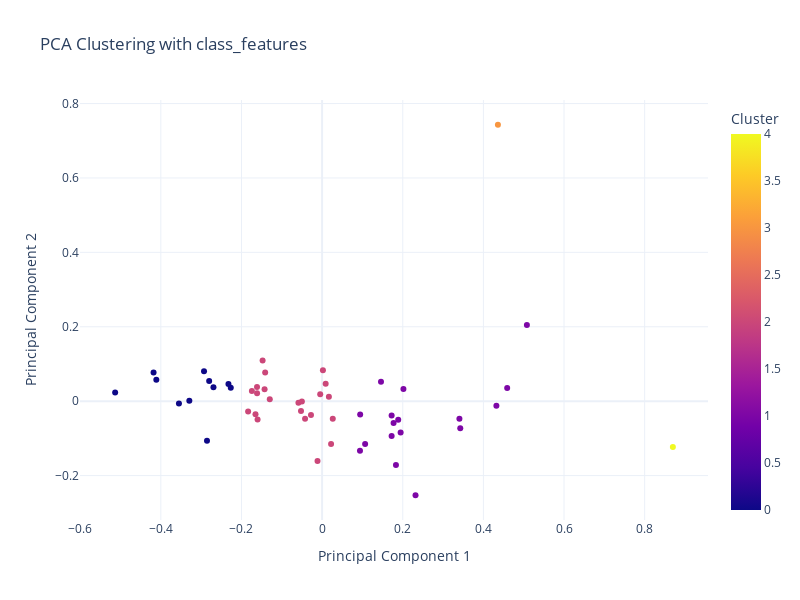

Notebook source saved alongside this figure:
### Markdown cell above
using the columns above how are the states compared to eachother using PCA?

### Code cell
import plotly.express as px
import pandas as pd
from sklearn.decomposition import PCA
from sklearn.cluster import KMeans
import dash
from dash import dcc, html
from dash.dependencies import Input, Output


# Extract state column (if needed for visualization or labeling)
states = class_features_df['State']  # Assuming 'State' is the name of the column containing state information

# Drop state column for PCA
data_numeric = class_features_df.drop('State', axis=1)

# Perform PCA
pca = PCA(n_components=2)
pca_data = pca.fit_transform(data_numeric)

# Perform clustering on PCA-transformed data
kmeans = KMeans(n_clusters=5)  # Adjust number of clusters as needed
clusters = kmeans.fit_predict(pca_data)

# Create a DataFrame for visualization
plot_data = pd.DataFrame({
    'PC1': pca_data[:, 0],
    'PC2': pca_data[:, 1],
    'State': states,
    'Cluster': clusters
})

# Create an interactive scatter plot using Plotly
fig = px.scatter(plot_data, x='PC1', y='PC2', color='Cluster', hover_name='State', 
                 title='PCA Clustering with class_features', labels={'PC1': 'Principal Component 1', 'PC2': 'Principal Component 2'},
                 template='plotly_white', width=800, height=600)

# Show the plot
fig.show()

### Figure 1 — Plotly figure (JSON) as saved in the notebook; plotly's stock layout.template omitted (floating-point values rounded to 4 significant figures)
{"data": [{"hovertemplate": "<b>%{hovertext}</b><br><br>Principal Component 1=%{x}<br>Principal Component 2=%{y}<br>Cluster=%{marker.color}<extra></extra>", "hovertext": ["Alabama", "Alaska", "Arizona", "Arkansas", "California", "Colorado", "Connecticut", "Delaware", "District of Columbia", "Florida", "Georgia", "Hawaii", "Idaho", "Illinois", "Indiana", "Iowa", "Kansas", "Kentucky", "Louisiana", "Maine", "Maryland", "Massachusetts", "Michigan", "Minnesota", "Mississippi", "Missouri", "Montana", "Nebraska", "Nevada", "New Hampshire", "New Jersey", "New Mexico", "New York", "North Carolina", "North Dakota", "Ohio", "Oklahoma", "Oregon", "Pennsylvania", "Rhode Island", "South Carolina", "South Dakota", "Tennessee", "Texas", "Utah", "Vermont", "Virginia", "Washington", "West Virginia", "Wisconsin", "Wyoming", "Puerto Rico"], "legendgroup": "", "marker": {"color": [2, 4, 1, 2, 1, 2, 1, 2, 2, 1, 2, 2, 1, 2, 0, 0, 0, 2, 1, 0, 2, 2, 1, 1, 1, 1, 2, 2, 2, 0, 0, 1, 2, 2, 1, 0, 1, 1, 0, 0, 2, 1, 2, 2, 1, 0, 2, 1, 0, 2, 2, 3], "coloraxis": "coloraxis", "symbol": "circle"}, "mode": "markers", "name": "", "orientation": "v", "showlegend": false, "type": "scatter", "x": [-0.02761, 0.8699, 0.1773, -0.004722, 0.3405, 0.00881, 0.146, 0.01682, -0.1427, 0.1831, -0.1601, -0.05236, 0.3426, -0.05872, -0.3551, -0.418, -0.2265, 0.002023, 0.09393, -0.4111, -0.1742, -0.1412, 0.2017, 0.5079, 0.1888, 0.1948, -0.1652, -0.1614, 0.02644, -0.5133, -0.2695, 0.1724, -0.04225, -0.01137, 0.1067, -0.2801, 0.2317, 0.1724, -0.2323, -0.3293, -0.1298, 0.0944, -0.05015, -0.1476, 0.459, -0.2929, -0.1835, 0.4323, -0.2855, -0.1613, 0.02224, 0.436], "xaxis": "x", "y": [-0.03724, -0.1229, -0.0583, 0.01845, -0.04743, 0.04673, 0.05194, 0.01166, 0.0324, -0.1716, -0.04905, -0.02616, -0.07278, -0.003884, -0.006445, 0.0772, 0.03611, 0.0831, -0.1334, 0.05741, 0.02749, 0.07689, 0.03269, 0.2048, -0.04963, -0.0839, -0.035, 0.0379, -0.04727, 0.02313, 0.0373, -0.09387, -0.04723, -0.1611, -0.1153, 0.05438, -0.2528, -0.03845, 0.04648, 0.001467, 0.005194, -0.03597, -0.0005614, 0.1094, 0.03523, 0.08033, -0.02753, -0.0124, -0.1066, 0.02113, -0.115, 0.7429], "yaxis": "y"}], "layout": {"coloraxis": {"colorbar": {"title": {"text": "Cluster"}}, "colorscale": [[0, "#0d0887"], [0.1111, "#46039f"], [0.2222, "#7201a8"], [0.3333, "#9c179e"], [0.4444, "#bd3786"], [0.5556, "#d8576b"], [0.6667, "#ed7953"], [0.7778, "#fb9f3a"], [0.8889, "#fdca26"], [1, "#f0f921"]]}, "height": 600, "legend": {"tracegroupgap": 0}, "title": {"text": "PCA Clustering with class_features"}, "width": 800, "xaxis": {"anchor": "y", "domain": [0, 1], "title": {"text": "Principal Component 1"}}, "yaxis": {"anchor": "x", "domain": [0, 1], "title": {"text": "Principal Component 2"}}}}
